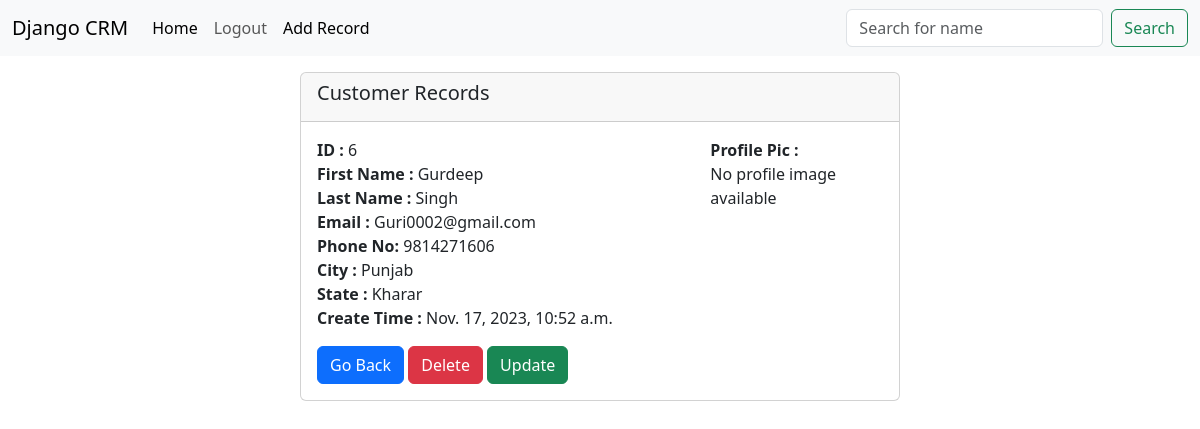
/CRM_app/Record/6 (signed in), run on the app's committed database.
### CRM_app/models.py (models this page shows, shortened)
class Record(models.Model):
    created_at=models.DateTimeField(auto_now_add=True)
    user = models.ForeignKey(User, on_delete=models.CASCADE, default=True)
    first_name = models.CharField(max_length=100)
    last_name = models.CharField(max_length=100)
    email = models.CharField(max_length=100)
    phone = models.CharField(max_length=100)
    city = models.CharField(max_length=100)
    state = models.CharField(max_length=100)
    profile_image = models.ImageField(null=True,blank=True,upload_to='images/')

### CRM_app/views.py (the view)
# urls.py: path('Record/<int:pk>', views.customer_record, name='Record'),
def customer_record(request, pk):
    if request.user.is_authenticated:
        customer_record = Record.objects.get(id=pk)
        return render(request, 'CRM_app/Record.html', {'customer_record': customer_record})
    else:
        messages.error(request, 'You must have to login to see the data!')
        return redirect('home')

### CRM_app/templates/CRM_app/Record.html
{% extends "CRM_app/base.html" %}
{% block body %}
<div class="mt-3 col-6 offset-3">
    <div class="card">
        <div class="card-header">
            <h5 class="card-title">Customer Records</h5>
        </div>
        <div class="card-body">
            <div class="row">
                <div class="col-md-8">
                    <p class="card-text">
                        <strong>ID :</strong> {{customer_record.id}}<br>
                        <strong>First Name :</strong> {{customer_record.first_name}}<br>
                        <strong>Last Name :</strong> {{customer_record.last_name}}<br>
                        <strong>Email :</strong> {{customer_record.email}}<br>
                        <strong>Phone No:</strong> {{customer_record.phone}}<br>
                        <strong>City :</strong> {{customer_record.city}}<br>
                        <strong>State :</strong> {{customer_record.state}}<br>
                        <strong>Create Time :</strong> {{customer_record.created_at}}<br>
                    </p>
                    <a href="{% url "index" %}" class="btn btn-primary">Go Back</a>
                    <a href="{% url "delete" customer_record.id %}" class="btn btn-danger">Delete</a>
                    <a href="{% url "update" customer_record.id %}" class="btn btn-success">Update</a>
                </div>
                <div class="col-md-4">
                    <strong>Profile Pic :</strong>
                    {% if customer_record.profile_image %}
                        <img class="rounded float-end" src="{{ customer_record.profile_image.url }}" alt="" width="200" height="200">
                    {% else %}
                        <p>No profile image available</p>
                    {% endif %}
                </div>
            </div>
        </div>
    </div>
</div>
{% endblock %}

### data on the page
Record: id "6", first_name "Gurdeep", last_name "Singh", email "Guri0002@gmail.com", phone "9814271606", city "Punjab", state "Kharar", created_at "Nov. 17, 2023, 10:52 a.m."
